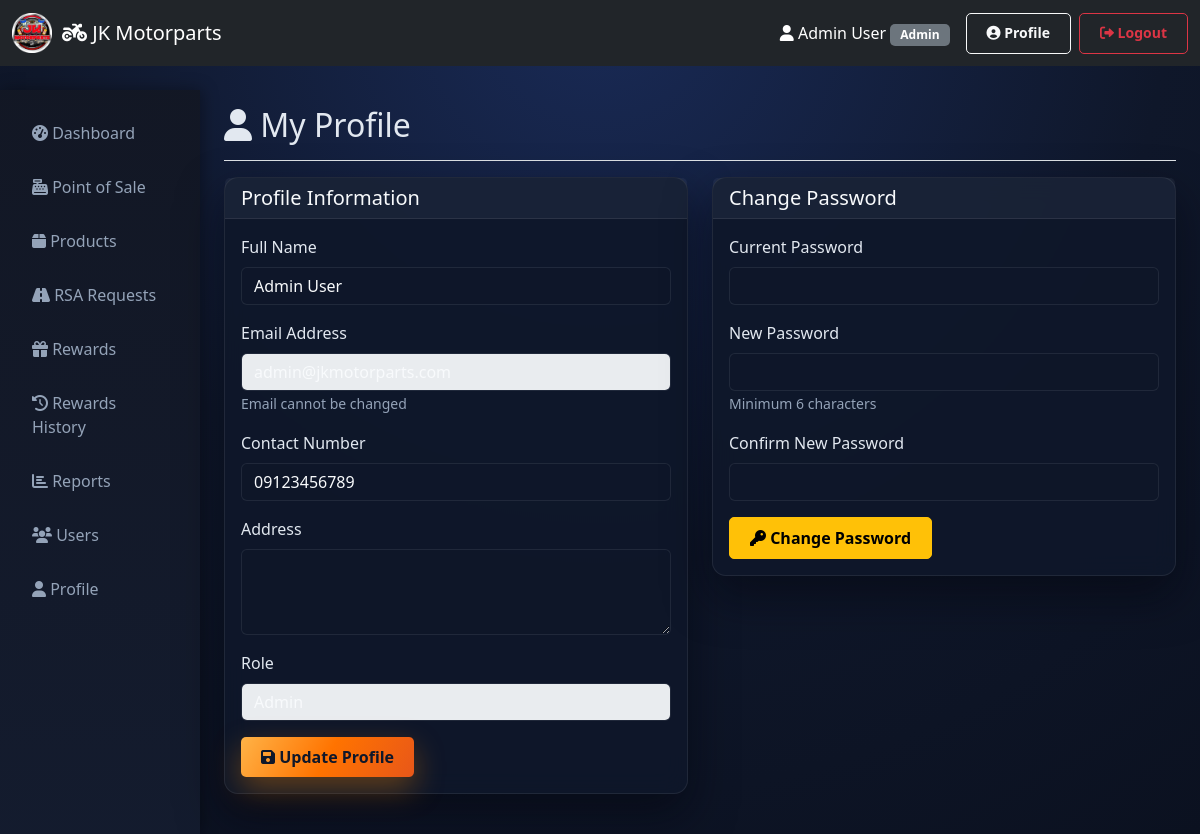
/dashboard/profile.php (signed in), run on the app's committed database.
### tables this page shows
CREATE TABLE `users` (
  `id` int(11) NOT NULL,
  `name` varchar(100) NOT NULL,
  `email` varchar(100) NOT NULL,
  `password` varchar(255) NOT NULL,
  `role` enum('admin','customer','technician') DEFAULT 'customer',
  `contact` varchar(20) DEFAULT NULL,
  `address` text DEFAULT NULL,
  `points` int(11) DEFAULT 0,
  `created_at` timestamp NOT NULL DEFAULT current_timestamp(),
  `updated_at` timestamp NOT NULL DEFAULT current_timestamp() ON UPDATE current_timestamp()
);

### dashboard/profile.php (the view, shortened to what this page needs)
<?php
$conn = getDBConnection();
$stmt = $conn->prepare("SELECT * FROM users WHERE id = ?");
$stmt->bind_param("i", $_SESSION['user_id']);
$stmt->execute();
$user = $stmt->get_result()->fetch_assoc();
?>
<!DOCTYPE html>
<html lang="en">
<head>
    <link href="https://cdn.jsdelivr.net/npm/bootstrap@5.3.0/dist/css/bootstrap.min.css" rel="stylesheet">
    <link href="https://cdnjs.cloudflare.com/ajax/libs/font-awesome/6.0.0/css/all.min.css" rel="stylesheet">
    <link href="../assets/css/style.css" rel="stylesheet">
</head>
<body>
    <?php include '../includes/header.php'; ?>
    <div class="container-fluid mt-4">
        <div class="row">
            <?php include '../includes/sidebar.php'; ?>
            <main class="col-md-9 ms-sm-auto col-lg-10 px-md-4">
                <div class="d-flex justify-content-between flex-wrap flex-md-nowrap align-items-center pt-3 pb-2 mb-3 border-bottom">
                    <h1 class="h2"><i class="fas fa-user"></i> My Profile</h1>
                </div>
                <div class="row">
                    <div class="col-md-6">
                        <div class="card mb-4">
                            <div class="card-header">
                                <h5 class="mb-0">Profile Information</h5>
                            </div>
                            <div class="card-body">
                                <form method="POST">
                                    <div class="mb-3">
                                        <label class="form-label">Full Name</label>
                                        <input type="text" class="form-control" name="name" value="<?php echo htmlspecialchars($user['name']); ?>" required>
                                    </div>
                                    <div class="mb-3">
                                        <label class="form-label">Email Address</label>
                                        <input type="email" class="form-control" value="<?php echo htmlspecialchars($user['email']); ?>" disabled>
                                        <small class="text-muted">Email cannot be changed</small>
                                    </div>
                                    <div class="mb-3">
                                        <label class="form-label">Contact Number</label>
                                        <input type="text" class="form-control" name="contact" value="<?php echo htmlspecialchars($user['contact'] ?? ''); ?>">
                                    </div>
                                    <div class="mb-3">
                                        <label class="form-label">Address</label>
                                        <textarea class="form-control" name="address" rows="3"><?php echo htmlspecialchars($user['address'] ?? ''); ?></textarea>
                                    </div>
                                    <div class="mb-3">
                                        <label class="form-label">Role</label>
                                        <input type="text" class="form-control" value="<?php echo ucfirst($user['role']); ?>" disabled>
                                    </div>
                                    <button type="submit" class="btn btn-primary" name="update_profile">
                                        <i class="fas fa-save"></i> Update Profile
                                    </button>
                                </form>
                            </div>
                        </div>
                    </div>
                    <div class="col-md-6">
                        <div class="card">
                            <div class="card-header">
                                <h5 class="mb-0">Change Password</h5>
                            </div>
                            <div class="card-body">
                                <form method="POST">
                                    <div class="mb-3">
                                        <label class="form-label">Current Password</label>
                                        <input type="password" class="form-control" name="current_password" required>
                                    </div>
                                    <div class="mb-3">
                                        <label class="form-label">New Password</label>
                                        <input type="password" class="form-control" name="new_password" required minlength="6">
                                        <small class="text-muted">Minimum 6 characters</small>
                                    </div>
                                    <div class="mb-3">
                                        <label class="form-label">Confirm New Password</label>
                                        <input type="password" class="form-control" name="confirm_password" required minlength="6">
                                    </div>
                                    <button type="submit" class="btn btn-warning" name="change_password">
                                        <i class="fas fa-key"></i> Change Password
                                    </button>
                                </form>
                            </div>
                        </div>
                    </div>
                </div>
            </main>
        </div>
    </div>
</body>
</html>

### assets/css/style.css (style rules this page uses)
body { font-family: 'Segoe UI', Tahoma, Geneva, Verdana, sans-serif; background: radial-gradient(circle at top, #192a56 0%, #0f172a 55%, #0b1120 100%); color: #e2e8f0; }
.card { border: 1px solid rgba(255, 255, 255, 0.08); border-radius: 14px; background: rgba(15, 23, 42, 0.92); backdrop-filter: blur(12px); box-shadow: 0 20px 45px rgba(4, 6, 14, 0.55); margin-bottom: 20px; }
.card-header { background: rgba(148, 163, 184, 0.08); border-bottom: 1px solid rgba(255,255,255,0.08); font-weight: 600; color: #f8fafc; }
.btn { border-radius: 5px; padding: 8px 20px; font-weight: 600; }
.form-control, .form-select { background-color: rgba(15, 23, 42, 0.75); border: 1px solid rgba(255, 255, 255, 0.08); color: #f8fafc; }
.form-control::placeholder { color: #94a3b8; }
.form-label, label { color: #e2e8f0; }
.text-muted { color: #94a3b8 !important; }
.btn-primary { background: linear-gradient(120deg, #ffb347 0%, #ff7300 50%, #e85719 100%); border: none; color: #0f172a; box-shadow: 0 12px 30px rgba(255, 138, 0, 0.35); }

### data on the page
users: name "Admin User", email "admin@jkmotorparts.com", contact "09123456789", role "Admin"

### other printed values
SITE_NAME "JK Motorparts"
$_SESSION['user_name'] "Admin User"
$_SESSION['role'] "Admin"
